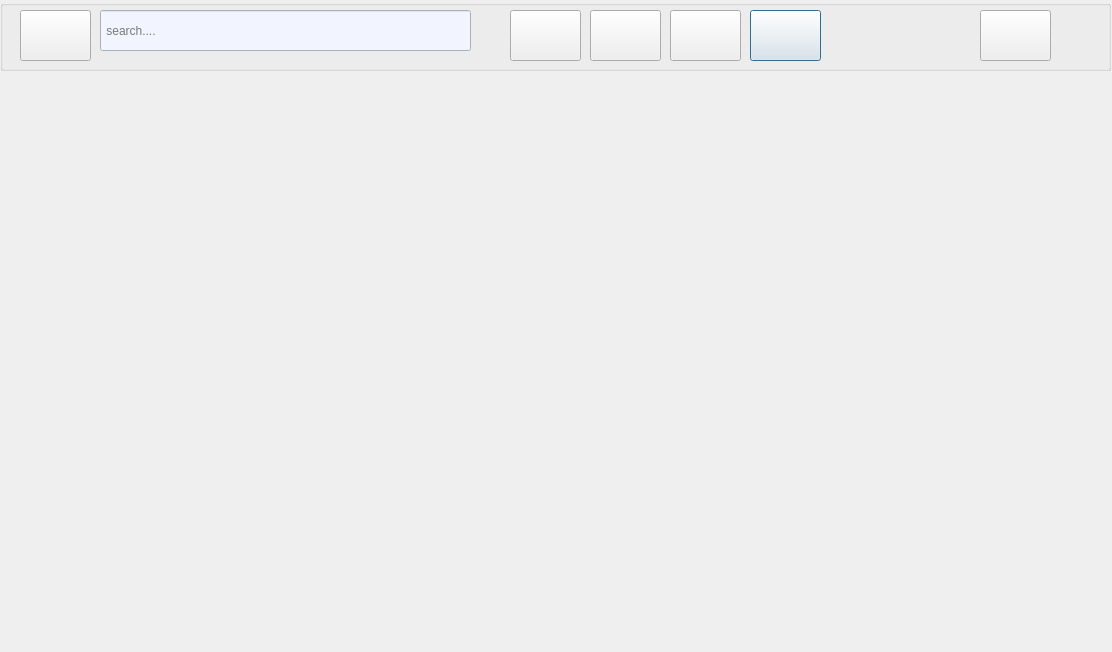
<?xml version="1.0" encoding="UTF-8"?>
<ui version="4.0">
 <class>messaging</class>
 <widget class="QDialog" name="messaging">
  <property name="geometry">
   <rect>
    <x>0</x>
    <y>0</y>
    <width>1112</width>
    <height>652</height>
   </rect>
  </property>
  <property name="windowTitle">
   <string>Dialog</string>
  </property>
  <property name="styleSheet">
   <string notr="true">background-image: url(:/new/prefix1/back2.jpg);</string>
  </property>
  <widget class="QGroupBox" name="groupBox">
   <property name="geometry">
    <rect>
     <x>0</x>
     <y>0</y>
     <width>1111</width>
     <height>71</height>
    </rect>
   </property>
   <property name="title">
    <string/>
   </property>
   <widget class="QPushButton" name="pushButton">
    <property name="geometry">
     <rect>
      <x>20</x>
      <y>10</y>
      <width>71</width>
      <height>51</height>
     </rect>
    </property>
    <property name="styleSheet">
     <string notr="true">border-image: url(:/new/prefix1/linkdin.jpg);</string>
    </property>
    <property name="text">
     <string/>
    </property>
   </widget>
   <widget class="QLineEdit" name="lineEdit">
    <property name="geometry">
     <rect>
      <x>100</x>
      <y>10</y>
      <width>371</width>
      <height>41</height>
     </rect>
    </property>
    <property name="styleSheet">
     <string notr="true">background-color: rgb(242, 245, 255);</string>
    </property>
    <property name="frame">
     <bool>true</bool>
    </property>
    <property name="placeholderText">
     <string> search....</string>
    </property>
   </widget>
   <widget class="QPushButton" name="home">
    <property name="geometry">
     <rect>
      <x>510</x>
      <y>10</y>
      <width>71</width>
      <height>51</height>
     </rect>
    </property>
    <property name="styleSheet">
     <string notr="true"/>
    </property>
    <property name="text">
     <string/>
    </property>
    <property name="default">
     <bool>true</bool>
    </property>
    <property name="flat">
     <bool>false</bool>
    </property>
   </widget>
   <widget class="QPushButton" name="network">
    <property name="geometry">
     <rect>
      <x>590</x>
      <y>10</y>
      <width>71</width>
      <height>51</height>
     </rect>
    </property>
    <property name="styleSheet">
     <string notr="true"/>
    </property>
    <property name="text">
     <string/>
    </property>
    <property name="default">
     <bool>true</bool>
    </property>
   </widget>
   <widget class="QPushButton" name="job">
    <property name="geometry">
     <rect>
      <x>670</x>
      <y>10</y>
      <width>71</width>
      <height>51</height>
     </rect>
    </property>
    <property name="styleSheet">
     <string notr="true"/>
    </property>
    <property name="text">
     <string/>
    </property>
    <property name="default">
     <bool>true</bool>
    </property>
   </widget>
   <widget class="QPushButton" name="me">
    <property name="geometry">
     <rect>
      <x>980</x>
      <y>10</y>
      <width>71</width>
      <height>51</height>
     </rect>
    </property>
    <property name="styleSheet">
     <string notr="true"/>
    </property>
    <property name="text">
     <string/>
    </property>
   </widget>
   <widget class="QPushButton" name="messaging_2">
    <property name="geometry">
     <rect>
      <x>750</x>
      <y>10</y>
      <width>71</width>
      <height>51</height>
     </rect>
    </property>
    <property name="styleSheet">
     <string notr="true"/>
    </property>
    <property name="text">
     <string/>
    </property>
    <property name="default">
     <bool>true</bool>
    </property>
   </widget>
  </widget>
 </widget>
 <resources/>
 <connections/>
</ui>
